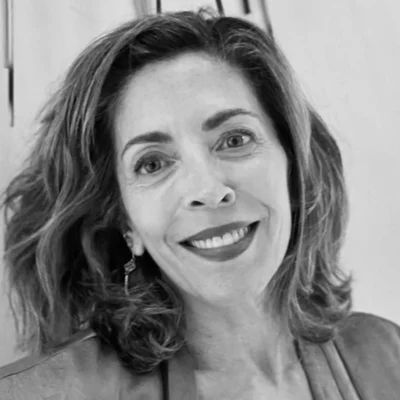
#> input picture src/assets/editorial/isabel-florido-mayor-20261003.webp, 400 x 400 px
$ python create-youtube-thumbnail.py ../src/assets/editorial/isabel-florido-mayor-20261003.webp ../src/assets/editorial/isabel-florido-mayor-20261003.webp ../src/assets/editorial/isabel-florido-mayor-20261003.webp
#> lines starting #> are read from the running program, lines starting #| are printed output that depends on the picture
from pathlib import Path
import sys

from PIL import Image, ImageDraw, ImageEnhance, ImageFilter, ImageFont


if len(sys.argv) != 4:
    raise SystemExit("Uso: create-youtube-thumbnail.py <fondo.png> <logo.png> <salida.png>")

background_path, _logo_path, output_path = map(Path, sys.argv[1:])
canvas = Image.open(background_path).convert("RGB").resize((1280, 720), Image.Resampling.LANCZOS)
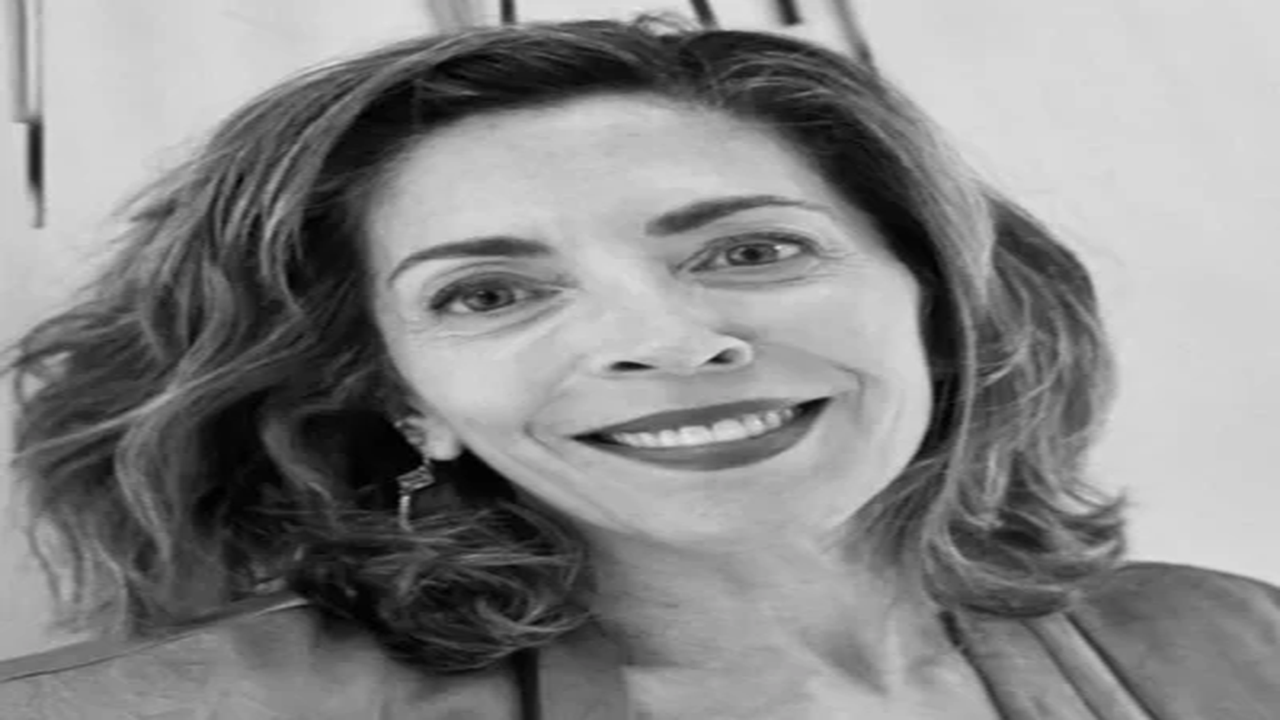
#> canvas: PIL image 1280x720 RGB; mean R, G, B 135.2, 135.2, 135.2
canvas = ImageEnhance.Contrast(canvas).enhance(1.06)

# Refuerzo oscuro únicamente detrás de la tipografía.
overlay = Image.new("RGBA", canvas.size, (0, 0, 0, 0))
#> overlay: PIL image 1280x720 RGBA; every value is 0
pixels = overlay.load()
for x in range(760):
    alpha = int(154 * max(0, 1 - (x / 760) ** 2.35))
    for y in range(720):
        pixels[x, y] = (3, 14, 29, alpha)
canvas = Image.alpha_composite(canvas.convert("RGBA"), overlay)
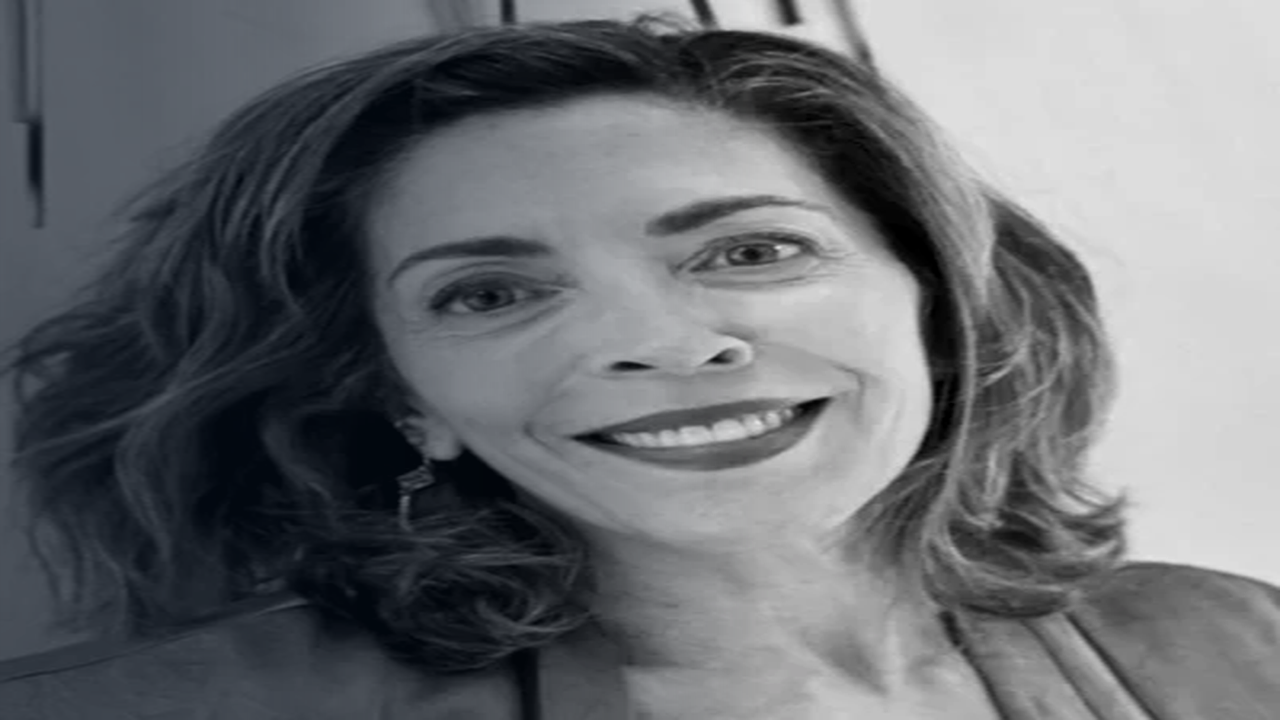
#> canvas: PIL image 1280x720 RGBA; mean R, G, B, A 107.2, 109.9, 113.7, 255

draw = ImageDraw.Draw(canvas)
font_dir = Path(__file__).resolve().parents[1] / "output" / "videos" / "video-01-seguridad-estabilidad" / "04-assets" / "fonts"
inter = font_dir / "Inter-Variable.ttf"

def font(size: int):
    return ImageFont.truetype(str(inter), size=size)

def tracking_text(position, text, face, fill, tracking):
#> called with position = (58, 42), text = 'NUVIA ACADEMY', fill = '#FAF7EE', tracking = 3.2
    x, y = position
    for char in text:
        draw.text((x, y), char, font=face, fill=fill, stroke_width=0)
        x += draw.textlength(char, font=face) + tracking
#> this loop made 13 passes
#> x on passes 1 to 12: 76.17, 94.01, 110.9, 120, 136.9, 146.4, 163.3, 180.5, 197.4, 216, 231.8, 252.3
#> after the loop, x = 267.7

ivory = "#FAF7EE"
gold = "#E4B96A"
muted = "#B8C2D1"

# Marca discreta coherente con las miniaturas existentes.
tracking_text((58, 42), "NUVIA ACADEMY", font(20), ivory, 3.2)
draw.rounded_rectangle((58, 90, 304, 130), radius=8, fill="#B69152")
tracking_text((78, 98), "CAPÍTULO 01", font(18), "#07182C", 2.1)
#> the loop in tracking_text (call 2), `for char in text:` made 11 passes
#> x on passes 1 to 11: 92.66, 107.1, 120, 127.4, 140.5, 155.8, 167.9, 184.2, 192, 205.6, 219.1

# Promesa principal: dos líneas, legible incluso en móvil.
draw.text((54, 172), "SEGÚN EL", font=font(82), fill=ivory, stroke_width=1, stroke_fill="#07182C")
draw.text((50, 258), "PLAZO", font=font(152), fill=gold, stroke_width=2, stroke_fill="#07182C")

draw.rectangle((58, 445, 156, 451), fill=gold)
draw.text((58, 478), "EFECTIVO · DEPÓSITOS", font=font(27), fill=ivory)
draw.text((58, 518), "LETRAS · BONOS", font=font(27), fill=ivory)

output_path.parent.mkdir(parents=True, exist_ok=True)
canvas.convert("RGB").save(output_path, "PNG", optimize=True)
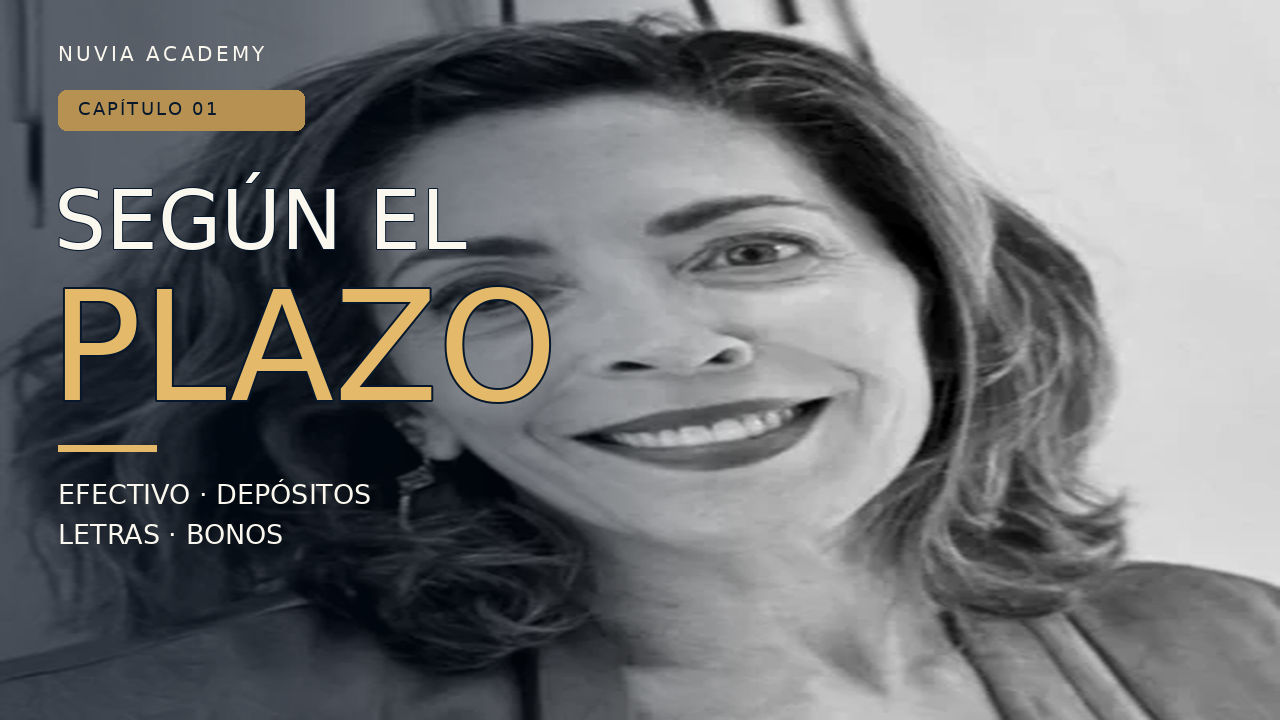
#> saved as isabel-florido-mayor-20261003.webp: PIL image 1280x720 RGB; mean R, G, B 113.9, 115.2, 116.4
print(output_path)
